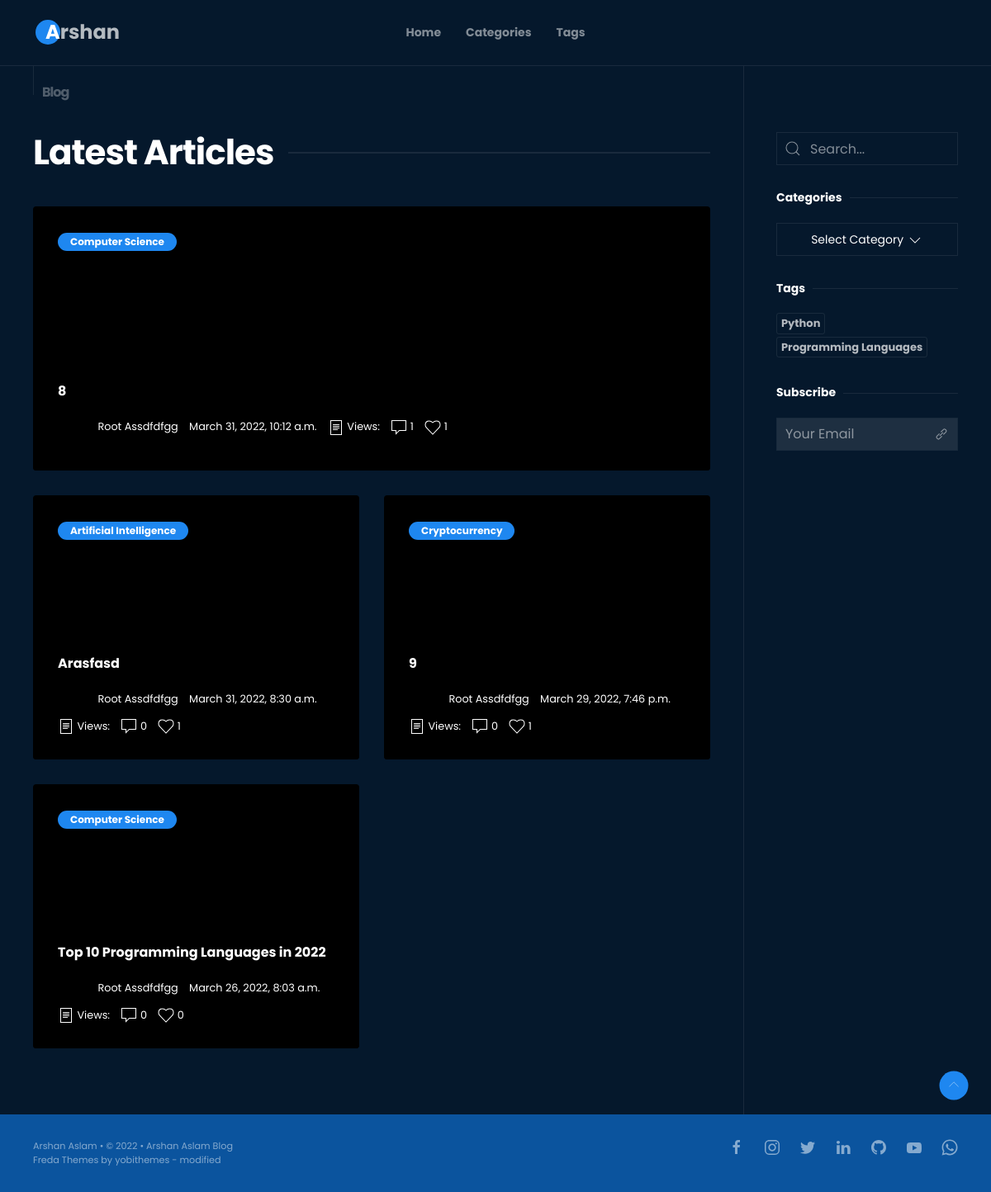
Screenshot of /blog/ with the database file from the repository.
### blog/models.py (models this page shows, shortened)
class TimeStampedModel(models.Model):
    created_on = models.DateTimeField(auto_now_add=True)
    updated_on = models.DateTimeField(auto_now=True)
    class Meta:
        abstract = True

class Post(TimeStampedModel):
    ACTIVE = (
        (0, "Pending"),
        (1, "Approve")
    )
    STATUS = (
        (0, "Draft"),
        (1, "Publish")
    )
    author = models.ForeignKey(User, on_delete=models.CASCADE, related_name='posts')
    active = models.BooleanField(default=True)
    category = models.ForeignKey('PostCategory', on_delete=models.CASCADE)
    content = models.TextField(blank=False, null=True)
    hit_count_generic = GenericRelation(HitCount, object_id_field='object_pk',
                                        related_query_name='hit_count_generic_relation')
    cover = models.ImageField(upload_to='users/%Y/%m/%d/',  default='default.png', blank=False)
    meta_description = models.TextField(null=True, blank=False)
    objects = PostQuerySet.as_manager()
    slug = models.SlugField(max_length=200, unique=True, blank=False)
    status = models.IntegerField(choices=STATUS, default=0, blank=False)
    title = models.CharField(max_length=200, unique=True, blank=False)
    tags = models.ManyToManyField('PostTag')
    likes = models.ManyToManyField(User, related_name="article_likes")
    class Meta:
        verbose_name = 'Post'
        verbose_name_plural = 'Posts'
        ordering = ['-created_on']

class PostCategory(models.Model):
    title = models.CharField(max_length=200)
    cover = models.ImageField(upload_to='PostCategory/%Y/%m/%d/', default='default.png', blank=False)
    slug = models.SlugField(max_length=200, unique=True)
    def __str__(self):
        return self.title
    class Meta:
        verbose_name = 'Post Category'
        verbose_name_plural = 'Post Categories'

class PostTag(models.Model):
    title = models.CharField(max_length=200)
    slug = models.SlugField(max_length=200, unique=True)
    cover = models.ImageField(upload_to='PostTag/%Y/%m/%d/', default='default.png', blank=False)
    def __str__(self):
        return self.title
    class Meta:
        verbose_name = 'Post Tag'
        verbose_name_plural = 'Post Tags'

### accounts/models.py (models this page shows, shortened)
class User(AbstractUser):
    username_alphanumeric_validator = RegexValidator(r'^[0-9a-zA-Z]*$', 'Only alphanumeric characters are allowed.')
    username = models.CharField(
        _('username'),
        max_length=150,
        unique=True,
        help_text=_('Only alphanumeric characters are allowed'),
        validators=[username_alphanumeric_validator],
        error_messages={
            'unique': _("A user with that username already exists."),
        }
    )
    first_name = models.CharField(_('first name'), max_length=150, blank=True, null=False)
    last_name = models.CharField(_('last name'), max_length=150, blank=True, null=False)
    date_of_birth = models.DateField(_('date_of_birth'), max_length=150, blank=True, null=True)
    email = models.EmailField(unique=True)

### blog/views.py (the view)
# urls.py: path('', views.PostList.as_view(), name='blog'),
class PostList(ListView):
    model = Post
    queryset = Post.objects.published().approved().filter(author=1).order_by('-created_on')
    paginate_by = 7
    def get_context_data(self, **kwargs):
        context = super(PostList, self).get_context_data(**kwargs)
        return context

### blog/templates/blog/post_list.html
{% extends "base/main_post_list.html" %}
{% load hitcount_tags %}
      {% block page_title %}
                <h1 class="yb-section-title uk-heading-line"><span>Latest Articles</span></h1>
      {% endblock page_title %}

### blog/templates/base/main_post_list.html (shortened to what this page needs)
{% extends "main/base.html" %}
{% load static %}
{% load hitcount_tags %}
{% block page_body %}
      <div class="uk-container">
        <div data-uk-grid class="uk-grid-divider">
          <div class="uk-width-3-4@m yb-section-padding">
          {% block blog_detail %}
              {% block page_title %}
              {% endblock page_title %}
              {% block post_list %}
            <div data-uk-grid class="uk-grid-medium uk-child-width-1-2@s uk-margin-medium-top">
              {% if post_list %}
              {% for post in post_list %}
              {% if forloop.first %}
              <div class="uk-width-1-1">
              {% else %}
              <div>
              {% endif %}
                <a href="{% url 'post_detail' post.slug  %}">
                  <div class="yb-blog-item uk-background-cover" data-src="{% if post.cover %}{{ post.cover.url }}{% endif %}" data-uk-img>
                    <div class="uk-overlay uk-position-cover"> </div>
                    <div class="uk-overlay uk-position-top">
                      <span class="uk-badge">{{ post.category|capfirst }}</span>
                    </div>
                    <div class="uk-overlay uk-position-bottom">
                      <h5 class="yb-blog-item-title uk-text-truncate">{{ post.title|capfirst }}</h5>
                      <div class="yb-blog-item-meta">
                        <div>
                            <img src="{% static "assets/blog/src/img/empty.png" %}" data-src="{{ post.author.profile.get_avatar }}" width="45" height="45" data-uk-img alt="" class="uk-border-pill" />
                            <span>{{ post.author.first_name|capfirst }} {{ post.author.last_name|capfirst }}</span>
                        </div>
                        <div>
                          <span>{{ post.created_on}}</span>
                        </div>
                        <div><span data-uk-icon="file-text"></span> Views: {% get_hit_count for post %}</div>
                        <div>
                             <span data-uk-icon="comment"></span> {{ post.comments.count }}
                        </div>
                        <div>
                          <span data-uk-icon="heart"></span> {{ post.likes.count }}
                        </div>
                      </div>
                    </div>
                  </div>
                </a>
              </div>
              {% endfor %}
              {% else %}
                  <p>There is not Post yet!</p>
              {% endif %}
            </div>
            {% endblock post_list %}
          {% endblock %}
          </div>
          {% block blog_nav %}
            {{ block.super }}
          {% endblock %}
        </div>
      </div>
{% endblock %}

### templates/main/base.html (shortened to what this page needs)
{% load static %}
<!DOCTYPE html>
<html xml:lang="en" lang="en">
    <head>
        <link rel="stylesheet" href="{% static "assets/blog/src/app/css/uikit-custom.min.css" %}" />
        <link rel="stylesheet" href="{% static "assets/blog/src/app/css/app.css" %}" />
    </head>
      <body id="body-app" class="yb-dark-skin uk-light">
          <header class="yb-main-header" id="main-header">
            <nav class="yb-main-menu " id="main-menu">
              <div class="uk-container" data-uk-navbar>
                <div class="uk-navbar-left">
                  <a class="yb-logo uk-navbar-item uk-logo" href="/"><span>Arshan</span></a>
                </div>
{% block nav_center %}
                <div class="yb-menu-toggle-wrapper" id="menucollapse">
                  <div class="uk-navbar-center">
                    <ul class="uk-navbar-nav" data-uk-scrollspy-nav="closest: li; scroll: false; offset: 79 ">
                      <li>
                        <a class="yb-inner-link" href="{% url 'blog' %}"> Home </a>
                      </li>
                      <li>
                        <a class="yb-inner-link" href="{% url 'category_list' %}"> Categories</a>
                      </li>
                      <li>
                        <a class="yb-inner-link" href="{% url 'tags_list' %}"> Tags </a>
                      </li>
                    </ul>
                  </div>
{% endblock nav_center %}
                </div>
              </div>
            </nav>
          </header>
          {% block main %}
          <main class="yb-main-content">
            <section>
            {% block section %}
                {% block page_heading %}
                    <div class="yb-section-point-wrapper">
                        <div class="uk-container">
                          <div class="yb-section-point">
                            <span>Blog</span>
                          </div>
                        </div>
                    </div>
                {% endblock page_heading %}
                {% block page_body %}
                  {% block blog_nav %}
                  <div class="uk-width-1-4@m yb-section-padding">
                    {% block blog_sreach %}
                    <div class="yb-sidebar-item">
                      <form method="get" action="{% url 'search_post_list' %}" class="uk-search uk-search-default uk-width-1-1">
                        <span data-uk-search-icon></span>
                        <input class="uk-search-input " name="query" type="search" placeholder="Search...">
                      </form>
                    </div>
                    {% endblock blog_sreach%}
                    {% block post_category %}
                    <div class="yb-sidebar-item">
                      <h6 class="uk-text-bold uk-heading-line "><span>Categories</span></h6>
                      <div data-uk-form-custom="target: > * > span:first-child" class="uk-width-1-1 ">
                        <button class="uk-button uk-button-default  uk-width-1-1" type="button" tabindex="-1" name="update">
                          <span></span>
                          <span data-uk-icon="icon: chevron-down"></span>
                        </button>
                      </div>
                    </div>
                    {% endblock post_category %}
                    {% block post_tag %}
                    {% if tags %}
                    <div class="yb-sidebar-item">
                      <h6 class="uk-text-bold uk-heading-line"><span>Tags</span></h6>
                      <div class="yb-sidebar-tags">
                          {% for tag in tags %}
                        <a href="{% url 'tag_post_list' tag.slug  %}" class="uk-link-reset">{{ tag }}</a>
                          {% endfor %}
                      </div>
                    </div>
                    {% endif %}
                    {% endblock post_tag %}
                    {% if user.is_authenticated %}
                    {% else %}
                        {% block subcribe %}
                    <div class="yb-sidebar-item">
                    <h6 class="uk-text-bold uk-heading-line "><span>Subscribe</span></h6>
                    <div id="subscribe_form_block">
                        <form type="hidden" action="{% url 'subscribe' %}" method='post' id="subscribe_form" class="uk-inline uk-width-1-1">
                               <button class="uk-form-icon uk-form-icon-flip" data-uk-icon="icon: link"></button>
                              {{ subscribe_form.email }}
                        </form >
                     </div>
                    </div>
                    {% endblock subcribe %}
                    {% endif %}
                  </div>
                  {% endblock blog_nav %}
                {% endblock %}
            {% endblock section %}
            </section>
          </main>
          {% endblock main %}
          <footer class="yb-main-footer-wrapper">
            <div class="waveHorizontals">
              <div id="waveHorizontal1" class="waveHorizontal" data-uk-img data-src="{% static "assets/blog/src/img/bg/wave1.svg" %}"></div>
              <div id="waveHorizontal2" class="waveHorizontal" data-uk-img data-src="{% static "assets/blog/src/img/bg/wave2.svg" %}"></div>
              <div id="waveHorizontal3" class="waveHorizontal" data-uk-img data-src="{% static "assets/blog/src/img/bg/wave3.svg" %}"></div>
            </div>
            <a href="#body-app" class="uk-visible@s yb-totop yb-inner-link" data-uk-totop></a>
            <div class="yb-main-footer">
              <div class="uk-container">
                <div data-uk-grid class="uk-child-width-1-2@s">
                  <div class="uk-margin-remove uk-text-left@s">
                    Arshan Aslam
                    •
                    © 2022
                    •
                    Arshan Aslam Blog
                  <br>
                    Freda Themes by yobithemes - modified
                  </div>
                  <div class="uk-margin-remove uk-text-right@s">
                    <div class="yb-footer-social">
                        <a href="https://www.facebook.com/arshanaslam1">
                          <span class="uk-icon " data-uk-icon="icon: facebook"></span>
                        </a>
                        <a href="https://www.instagram.com/arshanaslam1/">
                          <span class="uk-icon" data-uk-icon="icon: instagram"></span>
                        </a>
                        <a href="https://twitter.com/arshanaslam1">
                          <span class="uk-icon" data-uk-icon="icon: twitter"></span>
                        </a>
                        <a href="https://www.linkedin.com/in/arshanaslam1/">
                          <span class="uk-icon" data-uk-icon="icon: linkedin"></span>
                        </a>
                        <a href="https://github.com/arshanaslam1">
                          <span class="uk-icon" data-uk-icon="icon: github"></span>
                        </a>
                        <a href="https://www.youtube.com/channel/UCBKGPYYcDYqKsUGU_zmB1nA">
                          <span class="uk-icon" data-uk-icon="icon: youtube"></span>
                        </a>
                        <a href="https://api.whatsapp.com/message/32VO6VIKN5PNB1">
                          <span class="uk-icon" data-uk-icon="icon: whatsapp"></span>
                        </a>
                  </div>
                </div>
              </div>
            </div>
          </footer>
      </body>
</html>

### rows the page displays
Post: category "Computer Science", title "8", author.first_name "Root", author.last_name "Assdfdfgg", created_on "March 31, 2022, 10:12 a.m.", comments.count "1", likes.count "1"
Post: category "Artificial Intelligence", title "Arasfasd", author.first_name "Root", author.last_name "Assdfdfgg", created_on "March 31, 2022, 8:30 a.m.", comments.count "0", likes.count "1"
Post: category "Cryptocurrency", title "9", author.first_name "Root", author.last_name "Assdfdfgg", created_on "March 29, 2022, 7:46 p.m.", comments.count "0", likes.count "1"
Post: category "Computer Science", title "Top 10 Programming Languages in 2022", author.first_name "Root", author.last_name "Assdfdfgg", created_on "March 26, 2022, 8:03 a.m.", comments.count "0", likes.count "0"
PostTag: title "Python"
PostTag: title "Programming Languages"
